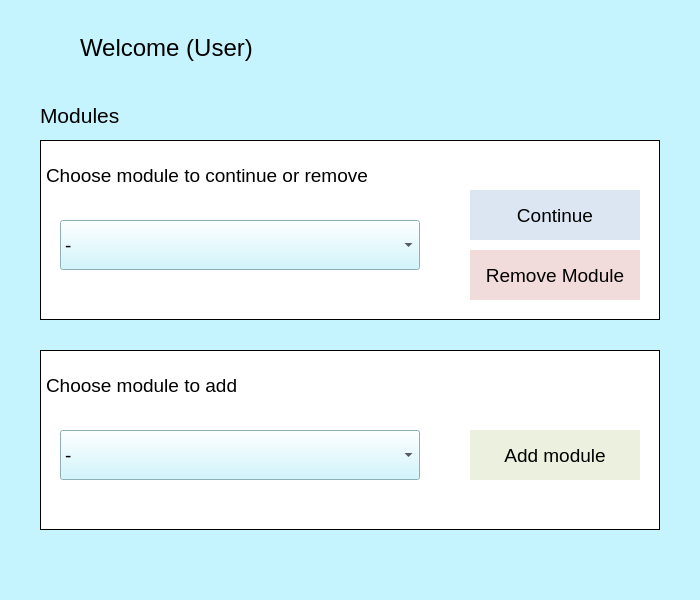
<?xml version="1.0" encoding="UTF-8"?>
<ui version="4.0">
 <class>learning_room</class>
 <widget class="QMainWindow" name="learning_room">
  <property name="geometry">
   <rect>
    <x>0</x>
    <y>0</y>
    <width>700</width>
    <height>600</height>
   </rect>
  </property>
  <property name="maximumSize">
   <size>
    <width>700</width>
    <height>600</height>
   </size>
  </property>
  <property name="windowTitle">
   <string>Learning Room</string>
  </property>
  <widget class="QWidget" name="centralWidget">
   <property name="sizePolicy">
    <sizepolicy hsizetype="Fixed" vsizetype="Fixed">
     <horstretch>0</horstretch>
     <verstretch>0</verstretch>
    </sizepolicy>
   </property>
   <property name="maximumSize">
    <size>
     <width>700</width>
     <height>600</height>
    </size>
   </property>
   <widget class="QStackedWidget" name="stackedWidget">
    <property name="geometry">
     <rect>
      <x>0</x>
      <y>0</y>
      <width>700</width>
      <height>600</height>
     </rect>
    </property>
    <property name="sizePolicy">
     <sizepolicy hsizetype="Fixed" vsizetype="Fixed">
      <horstretch>0</horstretch>
      <verstretch>0</verstretch>
     </sizepolicy>
    </property>
    <property name="maximumSize">
     <size>
      <width>700</width>
      <height>600</height>
     </size>
    </property>
    <property name="autoFillBackground">
     <bool>false</bool>
    </property>
    <property name="styleSheet">
     <string notr="true">background-color: rgb(197, 244, 254);</string>
    </property>
    <property name="currentIndex">
     <number>1</number>
    </property>
    <widget class="QWidget" name="login_screen">
     <property name="autoFillBackground">
      <bool>false</bool>
     </property>
     <property name="styleSheet">
      <string notr="true"/>
     </property>
     <widget class="QLabel" name="login_image">
      <property name="geometry">
       <rect>
        <x>222</x>
        <y>20</y>
        <width>257</width>
        <height>262</height>
       </rect>
      </property>
      <property name="text">
       <string/>
      </property>
      <property name="pixmap">
       <pixmap resource="../qt/resources.qrc">:/resources/resources/menuimage.png</pixmap>
      </property>
      <property name="scaledContents">
       <bool>true</bool>
      </property>
     </widget>
     <widget class="QLabel" name="username_label">
      <property name="geometry">
       <rect>
        <x>240</x>
        <y>300</y>
        <width>220</width>
        <height>40</height>
       </rect>
      </property>
      <property name="font">
       <font>
        <family>MS Shell Dlg 2</family>
        <pointsize>18</pointsize>
       </font>
      </property>
      <property name="text">
       <string>Username:</string>
      </property>
     </widget>
     <widget class="QLineEdit" name="username_entry">
      <property name="geometry">
       <rect>
        <x>240</x>
        <y>350</y>
        <width>220</width>
        <height>40</height>
       </rect>
      </property>
      <property name="font">
       <font>
        <family>MS Shell Dlg 2</family>
        <pointsize>18</pointsize>
       </font>
      </property>
      <property name="styleSheet">
       <string notr="true">background-color: rgb(255, 255, 255);</string>
      </property>
     </widget>
     <widget class="QLabel" name="password_label">
      <property name="geometry">
       <rect>
        <x>240</x>
        <y>400</y>
        <width>220</width>
        <height>40</height>
       </rect>
      </property>
      <property name="font">
       <font>
        <family>MS Shell Dlg 2</family>
        <pointsize>18</pointsize>
       </font>
      </property>
      <property name="text">
       <string>Password:</string>
      </property>
     </widget>
     <widget class="QLineEdit" name="password_entry">
      <property name="geometry">
       <rect>
        <x>240</x>
        <y>450</y>
        <width>220</width>
        <height>40</height>
       </rect>
      </property>
      <property name="font">
       <font>
        <family>MS Shell Dlg 2</family>
        <pointsize>18</pointsize>
       </font>
      </property>
      <property name="styleSheet">
       <string notr="true">background-color: rgb(255, 255, 255);</string>
      </property>
      <property name="echoMode">
       <enum>QLineEdit::Password</enum>
      </property>
     </widget>
     <widget class="QPushButton" name="login_button">
      <property name="geometry">
       <rect>
        <x>350</x>
        <y>510</y>
        <width>110</width>
        <height>60</height>
       </rect>
      </property>
      <property name="font">
       <font>
        <family>MS Shell Dlg 2</family>
        <pointsize>18</pointsize>
       </font>
      </property>
      <property name="styleSheet">
       <string notr="true">background-color: rgb(177,219,228);</string>
      </property>
      <property name="text">
       <string>Log in</string>
      </property>
     </widget>
     <widget class="QPushButton" name="register_button">
      <property name="geometry">
       <rect>
        <x>240</x>
        <y>510</y>
        <width>110</width>
        <height>60</height>
       </rect>
      </property>
      <property name="font">
       <font>
        <pointsize>18</pointsize>
       </font>
      </property>
      <property name="styleSheet">
       <string notr="true">background-color: rgb(177,219,228);</string>
      </property>
      <property name="text">
       <string>Register</string>
      </property>
     </widget>
    </widget>
    <widget class="QWidget" name="main_menu">
     <widget class="QLabel" name="menu_image">
      <property name="geometry">
       <rect>
        <x>615</x>
        <y>10</y>
        <width>75</width>
        <height>75</height>
       </rect>
      </property>
      <property name="text">
       <string/>
      </property>
      <property name="pixmap">
       <pixmap resource="../qt/resources.qrc">:/resources/resources/menuimage.png</pixmap>
      </property>
      <property name="scaledContents">
       <bool>true</bool>
      </property>
     </widget>
     <widget class="QLabel" name="welcome_label">
      <property name="geometry">
       <rect>
        <x>80</x>
        <y>10</y>
        <width>510</width>
        <height>75</height>
       </rect>
      </property>
      <property name="font">
       <font>
        <family>MS Shell Dlg 2</family>
        <pointsize>18</pointsize>
       </font>
      </property>
      <property name="text">
       <string>Welcome (User)</string>
      </property>
     </widget>
     <widget class="QLabel" name="modules_label">
      <property name="geometry">
       <rect>
        <x>40</x>
        <y>90</y>
        <width>200</width>
        <height>50</height>
       </rect>
      </property>
      <property name="font">
       <font>
        <pointsize>16</pointsize>
       </font>
      </property>
      <property name="text">
       <string>Modules</string>
      </property>
     </widget>
     <widget class="QLabel" name="choose_model_heading">
      <property name="geometry">
       <rect>
        <x>40</x>
        <y>140</y>
        <width>620</width>
        <height>180</height>
       </rect>
      </property>
      <property name="font">
       <font>
        <pointsize>14</pointsize>
       </font>
      </property>
      <property name="styleSheet">
       <string notr="true">border: 1px solid black;
background-color: rgb(255, 255, 255);</string>
      </property>
      <property name="text">
       <string>Choose module to continue or remove




</string>
      </property>
     </widget>
     <widget class="QPushButton" name="continue_module">
      <property name="geometry">
       <rect>
        <x>470</x>
        <y>190</y>
        <width>170</width>
        <height>50</height>
       </rect>
      </property>
      <property name="font">
       <font>
        <pointsize>14</pointsize>
       </font>
      </property>
      <property name="styleSheet">
       <string notr="true">background-color: rgba(220, 230, 242); border: none;</string>
      </property>
      <property name="text">
       <string>Continue</string>
      </property>
     </widget>
     <widget class="QComboBox" name="existing_modules_list">
      <property name="geometry">
       <rect>
        <x>60</x>
        <y>220</y>
        <width>360</width>
        <height>50</height>
       </rect>
      </property>
      <property name="font">
       <font>
        <pointsize>14</pointsize>
       </font>
      </property>
      <item>
       <property name="text">
        <string>-</string>
       </property>
      </item>
     </widget>
     <widget class="QPushButton" name="remove_module_button">
      <property name="geometry">
       <rect>
        <x>470</x>
        <y>250</y>
        <width>170</width>
        <height>50</height>
       </rect>
      </property>
      <property name="font">
       <font>
        <pointsize>14</pointsize>
       </font>
      </property>
      <property name="styleSheet">
       <string notr="true">background-color: rgba(242, 220, 219); border: none;</string>
      </property>
      <property name="text">
       <string>Remove Module</string>
      </property>
     </widget>
     <widget class="QLabel" name="add_module_heading">
      <property name="geometry">
       <rect>
        <x>40</x>
        <y>350</y>
        <width>620</width>
        <height>180</height>
       </rect>
      </property>
      <property name="font">
       <font>
        <pointsize>14</pointsize>
       </font>
      </property>
      <property name="styleSheet">
       <string notr="true">border: 1px solid black;
background-color: rgb(255, 255, 255);</string>
      </property>
      <property name="text">
       <string>Choose module to add




</string>
      </property>
     </widget>
     <widget class="QComboBox" name="add_module_list">
      <property name="geometry">
       <rect>
        <x>60</x>
        <y>430</y>
        <width>360</width>
        <height>50</height>
       </rect>
      </property>
      <property name="font">
       <font>
        <pointsize>14</pointsize>
       </font>
      </property>
      <item>
       <property name="text">
        <string>-</string>
       </property>
      </item>
     </widget>
     <widget class="QPushButton" name="add_module_button">
      <property name="geometry">
       <rect>
        <x>470</x>
        <y>430</y>
        <width>170</width>
        <height>50</height>
       </rect>
      </property>
      <property name="font">
       <font>
        <pointsize>14</pointsize>
       </font>
      </property>
      <property name="styleSheet">
       <string notr="true">background-color: rgb(235, 241, 222); border:none;</string>
      </property>
      <property name="text">
       <string>Add module</string>
      </property>
     </widget>
    </widget>
    <widget class="QWidget" name="task_list">
     <widget class="QLabel" name="task_previous_label">
      <property name="geometry">
       <rect>
        <x>615</x>
        <y>10</y>
        <width>75</width>
        <height>75</height>
       </rect>
      </property>
      <property name="autoFillBackground">
       <bool>false</bool>
      </property>
      <property name="styleSheet">
       <string notr="true"/>
      </property>
      <property name="text">
       <string/>
      </property>
      <property name="pixmap">
       <pixmap resource="../qt/resources.qrc">:/resources/resources/previousimage.png</pixmap>
      </property>
      <property name="scaledContents">
       <bool>true</bool>
      </property>
     </widget>
     <widget class="QLabel" name="task_name_label">
      <property name="geometry">
       <rect>
        <x>80</x>
        <y>10</y>
        <width>510</width>
        <height>75</height>
       </rect>
      </property>
      <property name="font">
       <font>
        <family>MS Shell Dlg 2</family>
        <pointsize>18</pointsize>
       </font>
      </property>
      <property name="text">
       <string>Module</string>
      </property>
     </widget>
     <widget class="QLabel" name="task_heading_label">
      <property name="geometry">
       <rect>
        <x>40</x>
        <y>90</y>
        <width>200</width>
        <height>50</height>
       </rect>
      </property>
      <property name="font">
       <font>
        <pointsize>16</pointsize>
       </font>
      </property>
      <property name="text">
       <string>Tasks</string>
      </property>
     </widget>
     <widget class="QLabel" name="task_heading">
      <property name="geometry">
       <rect>
        <x>40</x>
        <y>140</y>
        <width>620</width>
        <height>180</height>
       </rect>
      </property>
      <property name="font">
       <font>
        <pointsize>14</pointsize>
       </font>
      </property>
      <property name="styleSheet">
       <string notr="true">border: 1px solid black;
background-color: rgb(255, 255, 255);</string>
      </property>
      <property name="text">
       <string>Choose task to learn or be tested on




</string>
      </property>
     </widget>
     <widget class="QPushButton" name="task_learn_button">
      <property name="geometry">
       <rect>
        <x>470</x>
        <y>190</y>
        <width>170</width>
        <height>50</height>
       </rect>
      </property>
      <property name="font">
       <font>
        <pointsize>14</pointsize>
       </font>
      </property>
      <property name="styleSheet">
       <string notr="true">background-color: rgba(220, 230, 242); border: none;</string>
      </property>
      <property name="text">
       <string>Learning Material</string>
      </property>
     </widget>
     <widget class="QPushButton" name="task_test_button">
      <property name="geometry">
       <rect>
        <x>470</x>
        <y>250</y>
        <width>170</width>
        <height>50</height>
       </rect>
      </property>
      <property name="font">
       <font>
        <pointsize>14</pointsize>
       </font>
      </property>
      <property name="styleSheet">
       <string notr="true">background-color: rgb(235, 241, 222); border:none;</string>
      </property>
      <property name="text">
       <string>Take Test</string>
      </property>
     </widget>
     <widget class="QPushButton" name="task_previous_button">
      <property name="geometry">
       <rect>
        <x>615</x>
        <y>10</y>
        <width>75</width>
        <height>75</height>
       </rect>
      </property>
      <property name="styleSheet">
       <string notr="true">background:transparent; border:none;</string>
      </property>
      <property name="text">
       <string/>
      </property>
     </widget>
     <widget class="QComboBox" name="task_dropdown">
      <property name="geometry">
       <rect>
        <x>60</x>
        <y>220</y>
        <width>360</width>
        <height>50</height>
       </rect>
      </property>
      <property name="font">
       <font>
        <pointsize>14</pointsize>
       </font>
      </property>
      <item>
       <property name="text">
        <string>-</string>
       </property>
      </item>
     </widget>
     <widget class="QLabel" name="to_scores_heading">
      <property name="geometry">
       <rect>
        <x>40</x>
        <y>350</y>
        <width>621</width>
        <height>180</height>
       </rect>
      </property>
      <property name="font">
       <font>
        <pointsize>14</pointsize>
       </font>
      </property>
      <property name="styleSheet">
       <string notr="true">border: 1px solid black;
background-color: rgb(255, 255, 255);</string>
      </property>
      <property name="text">
       <string>View test scores 




</string>
      </property>
     </widget>
     <widget class="QPushButton" name="to_scores_button">
      <property name="geometry">
       <rect>
        <x>170</x>
        <y>430</y>
        <width>360</width>
        <height>50</height>
       </rect>
      </property>
      <property name="font">
       <font>
        <pointsize>14</pointsize>
       </font>
      </property>
      <property name="styleSheet">
       <string notr="true">background-color: rgba(220, 230, 242); border: none;</string>
      </property>
      <property name="text">
       <string>Scores</string>
      </property>
     </widget>
    </widget>
    <widget class="QWidget" name="task_learn">
     <widget class="QLabel" name="task_learn_previous">
      <property name="geometry">
       <rect>
        <x>615</x>
        <y>10</y>
        <width>75</width>
        <height>75</height>
       </rect>
      </property>
      <property name="autoFillBackground">
       <bool>false</bool>
      </property>
      <property name="styleSheet">
       <string notr="true"/>
      </property>
      <property name="text">
       <string/>
      </property>
      <property name="pixmap">
       <pixmap resource="../qt/resources.qrc">:/resources/resources/previousimage.png</pixmap>
      </property>
      <property name="scaledContents">
       <bool>true</bool>
      </property>
     </widget>
     <widget class="QPushButton" name="task_learn_previous_button">
      <property name="geometry">
       <rect>
        <x>615</x>
        <y>10</y>
        <width>75</width>
        <height>75</height>
       </rect>
      </property>
      <property name="styleSheet">
       <string notr="true">background:transparent; border:none;</string>
      </property>
      <property name="text">
       <string/>
      </property>
     </widget>
     <widget class="QLabel" name="task_learn_heading">
      <property name="geometry">
       <rect>
        <x>80</x>
        <y>10</y>
        <width>510</width>
        <height>75</height>
       </rect>
      </property>
      <property name="font">
       <font>
        <family>MS Shell Dlg 2</family>
        <pointsize>18</pointsize>
       </font>
      </property>
      <property name="text">
       <string/>
      </property>
     </widget>
     <widget class="QLabel" name="task_learn_info">
      <property name="geometry">
       <rect>
        <x>40</x>
        <y>100</y>
        <width>620</width>
        <height>460</height>
       </rect>
      </property>
      <property name="font">
       <font>
        <pointsize>14</pointsize>
       </font>
      </property>
      <property name="styleSheet">
       <string notr="true">border: 1px solid black;
background-color: rgb(255, 255, 255);
qproperty-alignment: AlignCenter;</string>
      </property>
      <property name="text">
       <string/>
      </property>
      <property name="scaledContents">
       <bool>false</bool>
      </property>
     </widget>
    </widget>
    <widget class="QWidget" name="topic1_test">
     <widget class="QLabel" name="task_test_previous">
      <property name="geometry">
       <rect>
        <x>615</x>
        <y>10</y>
        <width>75</width>
        <height>75</height>
       </rect>
      </property>
      <property name="autoFillBackground">
       <bool>false</bool>
      </property>
      <property name="styleSheet">
       <string notr="true"/>
      </property>
      <property name="text">
       <string/>
      </property>
      <property name="pixmap">
       <pixmap resource="../qt/resources.qrc">:/resources/resources/previousimage.png</pixmap>
      </property>
      <property name="scaledContents">
       <bool>true</bool>
      </property>
     </widget>
     <widget class="QPushButton" name="task_test_previous_button">
      <property name="geometry">
       <rect>
        <x>615</x>
        <y>10</y>
        <width>75</width>
        <height>75</height>
       </rect>
      </property>
      <property name="styleSheet">
       <string notr="true">background:transparent; border:none;</string>
      </property>
      <property name="text">
       <string/>
      </property>
     </widget>
     <widget class="QLabel" name="task_test_heading">
      <property name="geometry">
       <rect>
        <x>80</x>
        <y>10</y>
        <width>510</width>
        <height>75</height>
       </rect>
      </property>
      <property name="font">
       <font>
        <family>MS Shell Dlg 2</family>
        <pointsize>18</pointsize>
       </font>
      </property>
      <property name="text">
       <string/>
      </property>
     </widget>
     <widget class="QLabel" name="task_test_questions">
      <property name="geometry">
       <rect>
        <x>40</x>
        <y>100</y>
        <width>620</width>
        <height>460</height>
       </rect>
      </property>
      <property name="font">
       <font>
        <pointsize>14</pointsize>
       </font>
      </property>
      <property name="styleSheet">
       <string notr="true">border: 1px solid black;
background-color: rgb(255, 255, 255);
qproperty-alignment: AlignCenter;</string>
      </property>
      <property name="text">
       <string/>
      </property>
      <property name="scaledContents">
       <bool>true</bool>
      </property>
     </widget>
     <widget class="QPushButton" name="task_test_submit">
      <property name="geometry">
       <rect>
        <x>540</x>
        <y>500</y>
        <width>110</width>
        <height>50</height>
       </rect>
      </property>
      <property name="font">
       <font>
        <pointsize>14</pointsize>
       </font>
      </property>
      <property name="text">
       <string>Submit</string>
      </property>
     </widget>
     <widget class="QRadioButton" name="q1_a1">
      <property name="geometry">
       <rect>
        <x>70</x>
        <y>164</y>
        <width>20</width>
        <height>20</height>
       </rect>
      </property>
      <property name="styleSheet">
       <string notr="true">background-color: rgb(255, 255, 255);</string>
      </property>
      <property name="text">
       <string/>
      </property>
      <attribute name="buttonGroup">
       <string notr="true">task_test_q1</string>
      </attribute>
     </widget>
     <widget class="QRadioButton" name="q1_a2">
      <property name="geometry">
       <rect>
        <x>70</x>
        <y>200</y>
        <width>20</width>
        <height>20</height>
       </rect>
      </property>
      <property name="styleSheet">
       <string notr="true">background-color: rgb(255, 255, 255);</string>
      </property>
      <property name="text">
       <string/>
      </property>
      <attribute name="buttonGroup">
       <string notr="true">task_test_q1</string>
      </attribute>
     </widget>
     <widget class="QRadioButton" name="q1_a3">
      <property name="geometry">
       <rect>
        <x>70</x>
        <y>236</y>
        <width>20</width>
        <height>20</height>
       </rect>
      </property>
      <property name="styleSheet">
       <string notr="true">background-color: rgb(255, 255, 255);</string>
      </property>
      <property name="text">
       <string/>
      </property>
      <attribute name="buttonGroup">
       <string notr="true">task_test_q1</string>
      </attribute>
     </widget>
     <widget class="QRadioButton" name="q1_a4">
      <property name="geometry">
       <rect>
        <x>70</x>
        <y>272</y>
        <width>20</width>
        <height>20</height>
       </rect>
      </property>
      <property name="styleSheet">
       <string notr="true">background-color: rgb(255, 255, 255);</string>
      </property>
      <property name="text">
       <string/>
      </property>
      <attribute name="buttonGroup">
       <string notr="true">task_test_q1</string>
      </attribute>
     </widget>
     <widget class="QRadioButton" name="q2_a1">
      <property name="geometry">
       <rect>
        <x>380</x>
        <y>164</y>
        <width>20</width>
        <height>20</height>
       </rect>
      </property>
      <property name="styleSheet">
       <string notr="true">background-color: rgb(255, 255, 255);</string>
      </property>
      <property name="text">
       <string/>
      </property>
      <attribute name="buttonGroup">
       <string notr="true">task_test_q2</string>
      </attribute>
     </widget>
     <widget class="QRadioButton" name="q2_a2">
      <property name="geometry">
       <rect>
        <x>380</x>
        <y>200</y>
        <width>20</width>
        <height>20</height>
       </rect>
      </property>
      <property name="styleSheet">
       <string notr="true">background-color: rgb(255, 255, 255);</string>
      </property>
      <property name="text">
       <string/>
      </property>
      <attribute name="buttonGroup">
       <string notr="true">task_test_q2</string>
      </attribute>
     </widget>
     <widget class="QRadioButton" name="q2_a3">
      <property name="geometry">
       <rect>
        <x>380</x>
        <y>236</y>
        <width>20</width>
        <height>20</height>
       </rect>
      </property>
      <property name="styleSheet">
       <string notr="true">background-color: rgb(255, 255, 255);</string>
      </property>
      <property name="text">
       <string/>
      </property>
      <attribute name="buttonGroup">
       <string notr="true">task_test_q2</string>
      </attribute>
     </widget>
     <widget class="QRadioButton" name="q2_a4">
      <property name="geometry">
       <rect>
        <x>380</x>
        <y>272</y>
        <width>20</width>
        <height>20</height>
       </rect>
      </property>
      <property name="styleSheet">
       <string notr="true">background-color: rgb(255, 255, 255);</string>
      </property>
      <property name="text">
       <string/>
      </property>
      <attribute name="buttonGroup">
       <string notr="true">task_test_q2</string>
      </attribute>
     </widget>
     <widget class="QRadioButton" name="q3_a1">
      <property name="geometry">
       <rect>
        <x>70</x>
        <y>387</y>
        <width>20</width>
        <height>20</height>
       </rect>
      </property>
      <property name="styleSheet">
       <string notr="true">background-color: rgb(255, 255, 255);</string>
      </property>
      <property name="text">
       <string/>
      </property>
      <attribute name="buttonGroup">
       <string notr="true">task_test_q3</string>
      </attribute>
     </widget>
     <widget class="QRadioButton" name="q3_a2">
      <property name="geometry">
       <rect>
        <x>70</x>
        <y>423</y>
        <width>20</width>
        <height>20</height>
       </rect>
      </property>
      <property name="styleSheet">
       <string notr="true">background-color: rgb(255, 255, 255);</string>
      </property>
      <property name="text">
       <string/>
      </property>
      <attribute name="buttonGroup">
       <string notr="true">task_test_q3</string>
      </attribute>
     </widget>
     <widget class="QRadioButton" name="q3_a3">
      <property name="geometry">
       <rect>
        <x>70</x>
        <y>459</y>
        <width>20</width>
        <height>20</height>
       </rect>
      </property>
      <property name="styleSheet">
       <string notr="true">background-color: rgb(255, 255, 255);</string>
      </property>
      <property name="text">
       <string/>
      </property>
      <attribute name="buttonGroup">
       <string notr="true">task_test_q3</string>
      </attribute>
     </widget>
     <widget class="QRadioButton" name="q3_a4">
      <property name="geometry">
       <rect>
        <x>70</x>
        <y>495</y>
        <width>20</width>
        <height>20</height>
       </rect>
      </property>
      <property name="styleSheet">
       <string notr="true">background-color: rgb(255, 255, 255);</string>
      </property>
      <property name="text">
       <string/>
      </property>
      <attribute name="buttonGroup">
       <string notr="true">task_test_q3</string>
      </attribute>
     </widget>
     <widget class="QRadioButton" name="q4_a1">
      <property name="geometry">
       <rect>
        <x>380</x>
        <y>387</y>
        <width>20</width>
        <height>20</height>
       </rect>
      </property>
      <property name="styleSheet">
       <string notr="true">background-color: rgb(255, 255, 255);</string>
      </property>
      <property name="text">
       <string/>
      </property>
      <attribute name="buttonGroup">
       <string notr="true">task_test_q4</string>
      </attribute>
     </widget>
     <widget class="QRadioButton" name="q4_a2">
      <property name="geometry">
       <rect>
        <x>380</x>
        <y>423</y>
        <width>20</width>
        <height>20</height>
       </rect>
      </property>
      <property name="styleSheet">
       <string notr="true">background-color: rgb(255, 255, 255);</string>
      </property>
      <property name="text">
       <string/>
      </property>
      <attribute name="buttonGroup">
       <string notr="true">task_test_q4</string>
      </attribute>
     </widget>
     <widget class="QRadioButton" name="q4_a3">
      <property name="geometry">
       <rect>
        <x>380</x>
        <y>459</y>
        <width>20</width>
        <height>20</height>
       </rect>
      </property>
      <property name="styleSheet">
       <string notr="true">background-color: rgb(255, 255, 255);</string>
      </property>
      <property name="text">
       <string/>
      </property>
      <attribute name="buttonGroup">
       <string notr="true">task_test_q4</string>
      </attribute>
     </widget>
     <widget class="QRadioButton" name="q4_a4">
      <property name="geometry">
       <rect>
        <x>380</x>
        <y>495</y>
        <width>20</width>
        <height>20</height>
       </rect>
      </property>
      <property name="styleSheet">
       <string notr="true">background-color: rgb(255, 255, 255);</string>
      </property>
      <property name="text">
       <string/>
      </property>
      <attribute name="buttonGroup">
       <string notr="true">task_test_q4</string>
      </attribute>
     </widget>
    </widget>
    <widget class="QWidget" name="scores">
     <widget class="QLabel" name="scores_previous">
      <property name="geometry">
       <rect>
        <x>615</x>
        <y>10</y>
        <width>75</width>
        <height>75</height>
       </rect>
      </property>
      <property name="autoFillBackground">
       <bool>false</bool>
      </property>
      <property name="styleSheet">
       <string notr="true"/>
      </property>
      <property name="text">
       <string/>
      </property>
      <property name="pixmap">
       <pixmap resource="../qt/resources.qrc">:/resources/resources/previousimage.png</pixmap>
      </property>
      <property name="scaledContents">
       <bool>true</bool>
      </property>
     </widget>
     <widget class="QPushButton" name="scores_previous_button">
      <property name="geometry">
       <rect>
        <x>615</x>
        <y>10</y>
        <width>75</width>
        <height>75</height>
       </rect>
      </property>
      <property name="styleSheet">
       <string notr="true">background:transparent; border:none;</string>
      </property>
      <property name="text">
       <string/>
      </property>
     </widget>
     <widget class="QLabel" name="scores_heading">
      <property name="geometry">
       <rect>
        <x>80</x>
        <y>10</y>
        <width>510</width>
        <height>75</height>
       </rect>
      </property>
      <property name="font">
       <font>
        <family>MS Shell Dlg 2</family>
        <pointsize>18</pointsize>
       </font>
      </property>
      <property name="text">
       <string>Scores</string>
      </property>
     </widget>
     <widget class="QTableWidget" name="tableWidget">
      <property name="geometry">
       <rect>
        <x>40</x>
        <y>100</y>
        <width>620</width>
        <height>460</height>
       </rect>
      </property>
      <property name="font">
       <font>
        <family>MS Shell Dlg 2</family>
        <pointsize>14</pointsize>
       </font>
      </property>
      <property name="styleSheet">
       <string notr="true">QHeaderView { font: 14pt &quot;MS Shell Dlg 2&quot;;}
</string>
      </property>
      <column>
       <property name="text">
        <string>Task Name</string>
       </property>
      </column>
      <column>
       <property name="text">
        <string>Score</string>
       </property>
      </column>
     </widget>
    </widget>
   </widget>
  </widget>
 </widget>
 <layoutdefault spacing="6" margin="11"/>
 <resources>
  <include location="../qt/resources.qrc"/>
 </resources>
 <connections/>
 <buttongroups>
  <buttongroup name="task_test_q2"/>
  <buttongroup name="task_test_q1"/>
  <buttongroup name="task_test_q3"/>
  <buttongroup name="task_test_q4"/>
 </buttongroups>
</ui>
